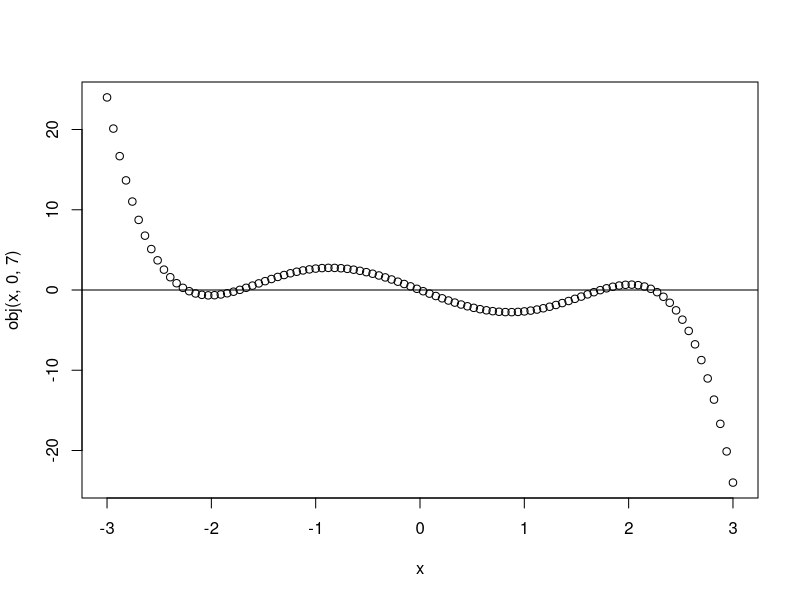

Reproduce this figure in R. (Note: this script raises an error after producing the figure.)

obj <- function(x, mu3=0, mu4=3) {
  f <- function(x) 1 + (mu3/6)*(x^3 - 3*x) + ((mu4 - 3)/24)*(x^4 - 6*x^2 + 3) 
  -2*x*f(x) + (mu3/2)*(x^2 - 1) + ((mu4 - 3)/6)*(x^3 - 3*x)
}

# plot ----

x <- seq(-3, 3, length.out = 100)
plot(x=x, y=obj(x, 0, 7))
abline(h=0)

obj(x, 0, 7)

plot(x=x, y=dgramcharlier(x, 0, 3), type='l', col='red')
lines(x=x, y=dgramcharlier(x, 0, 1/3), col='blue')

# polycoefs ----

polycoefs <- function(mu3, mu4) {
  c5 <- -(mu4 - 3)/12
  c4 <- -mu3/3
  c3 <- (2/3) * (mu4 - 3)
  c2 <- (3/2) * mu3
  c1 <- - ((3/4)*(mu4 - 3) + 2)
  c0 <- -mu3/2
  c(c0, c1, c2, c3, c4, c5)
}

valid_dgramcharlier <-function(parms) {
  coefs <- polycoefs(parms[1], parms[2])
  roots <- polyroot(coefs)
  length(unique(Re(roots)))
}

x <- seq(-10, 10, length.out = 500)
comb <- expand.grid(mu3=seq(-0.5, 0.5, length.out = 50),
                    mu4=seq(2, 8, length.out = 50))

z <- lapply(seq_len(dim(comb)[1]), function(i) {
  parms <- as.numeric(comb[i,])
  data.frame(mu3=parms[1], mu4=parms[2], ncoefs=valid_dgramcharlier(parms))
})

k <- do.call(rbind, z)

ggplot(k, aes(x=mu4, y=mu3)) +
  geom_tile(aes(fill=factor(ncoefs)))
